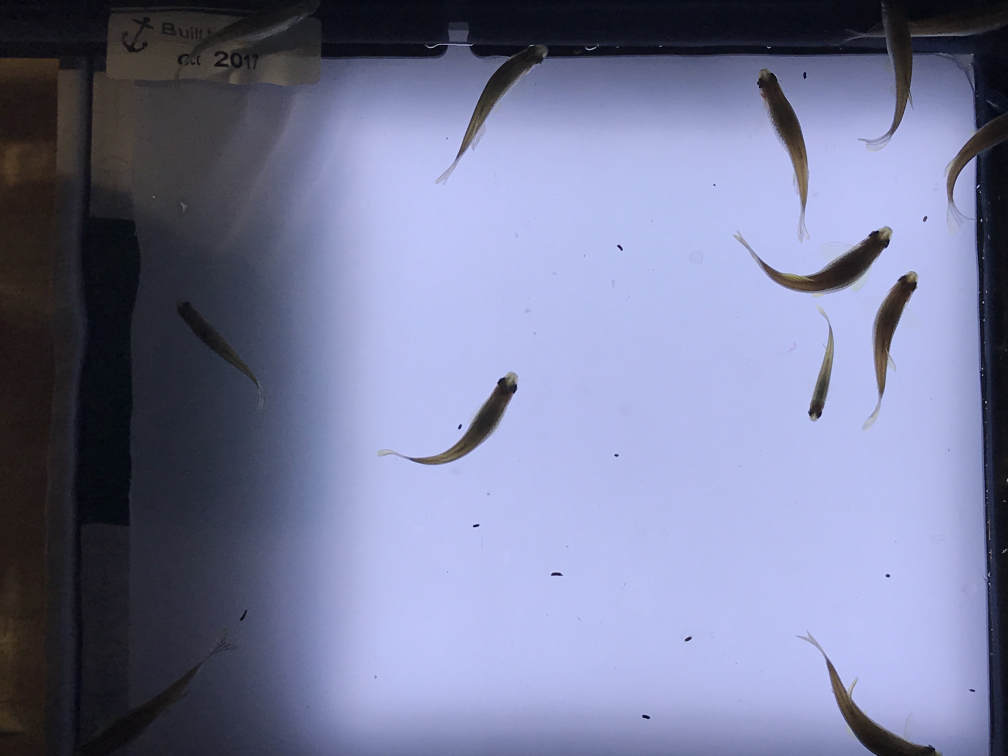
#> input picture images/zebrafish/zfish_top5.jpg, 4032 x 3024 px (shown at 1/4 size)
$ jupyter execute --allow-errors 'Process top-view zebrafish image.ipynb'   (shell and % lines are left out)   (older library calls are emulated)
#> lines starting #> are read from the running program, lines starting #| are printed output that depends on the picture; after the words box and inside, x2 and y2 are one past the last pixel; in counts of white or black regions, pixels touching at a corner belong together
[cell 1]
#import library
import cv2
import numpy as np
import matplotlib.pyplot as plt

[cell 2]
#Read an image
img_path = "images/zebrafish/zfish_top5.jpg"

img = cv2.imread(img_path)
#> img is the input picture: shape (3024, 4032, 3); mean B, G, R 154.1, 122.7, 118.7

#convert image color to RGB
img_cvt = cv2.cvtColor(img, cv2.COLOR_BGR2RGB)

#plt.figure(figsize=(8,8))
plt.imshow(img)

[cell 3]
plt.imshow(img_cvt)

[cell 4]
img.shape

[cell 5]
#Draw ROI on image
roi_top = 600
roi_bottom = 1800
roi_left = 2800
roi_right = 3800
img_cvtc = img_cvt.copy()
cv2.rectangle(img_cvtc, (roi_left, roi_top), (roi_right, roi_bottom), (0,0,255), 5)
plt.figure(figsize=(12,12))
plt.imshow(img_cvtc)

[cell 6]
#grab roi for further analysis
ROI = img_cvt[roi_top:roi_bottom, roi_left:roi_right]
plt.figure(figsize=(12,12))
plt.imshow(ROI)

[cell 7]
ROI.shape

[cell 8]
#Apply grayscale, blurring, and thresholding to ROI image
gray = cv2.cvtColor(ROI, cv2.COLOR_RGB2GRAY)
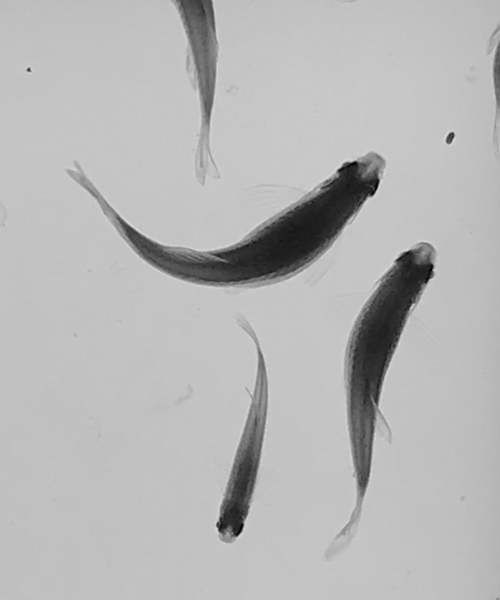
#> gray: shape (1200, 1000) (shown at 1/2 size); min 0, max 223, mean 182.6
blur = cv2.GaussianBlur(gray, (15,15), 0)
#ret, threshold = cv2.threshold(blur,0,255,cv2.THRESH_BINARY_INV+cv2.THRESH_OTSU)
ret, threshold = cv2.threshold(blur,150,255,cv2.THRESH_BINARY_INV)
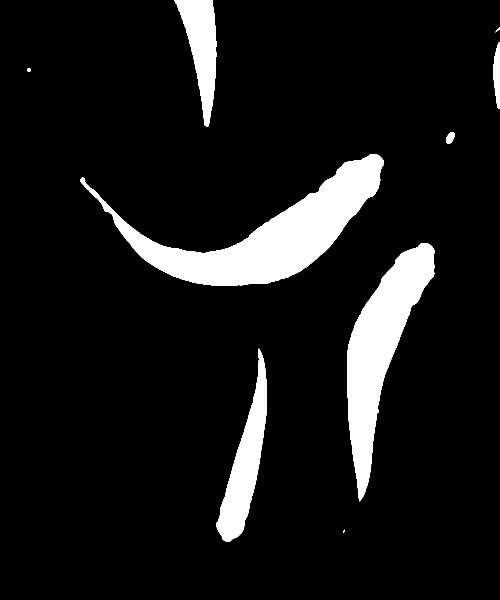
#> threshold: shape (1200, 1000) (shown at 1/2 size); 9.2% white; 9 white regions (1 under 20 px)
plt.figure(figsize=(12,12))
plt.imshow(threshold, cmap="gray")

[cell 9]
#Find contours of fish
img_contour, contours, hierarchy = cv2.findContours(threshold.copy(), cv2.RETR_EXTERNAL, cv2.CHAIN_APPROX_SIMPLE)
#> contours = 9 contours, 2 with area under 20; largest, box (x1, y1, x2, y2) and area: (160, 308, 768, 572) 47854, (694, 486, 869, 1003) 34097, (432, 697, 534, 1084) 14472, (349, 0, 433, 254) 10437, (986, 84, 1000, 218) 1182, (892, 264, 910, 288) 263, (54, 136, 62, 144) 39

[cell 10]
threshold.shape

[cell 11]
#Get area of each contour

#empty list to store fish contour
cnt_info = []

#empty map to draw fish contour
fish_contour = np.zeros(threshold.shape)

for cnt in contours:

    area = round(cv2.contourArea(cnt))

    #Filter out small non-fish object; Keep object only if its area greater than 1000
    if area > 1000 and 0 not in cnt:   #and True not in np.isin(cnt, [0, threshold.shape[1]-1, threshold.shape[0]-1]):

        #Remove fish on image edge; check if cnt coordinates is on 0 or end of axis
        #Filter out objects on left-most or right-most side
        if 0 or threshold.shape[1]-1 not in (cnt[i][0][0] for i in range(len(cnt))):

            #Filter out object on top or bottom side
            if 0 or threshold.shape[0]-1 not in (cnt[i][0][1] for i in range(len(cnt))):

                cv2.drawContours(fish_contour, [cnt], 0, 255, -1)

                #get contour centroid
                M = cv2.moments(cnt)
                cx = int(M['m10']/M['m00'])
                cy = int(M['m01']/M['m00'])
                #get contour perimeter
                perimeter = round(cv2.arcLength(cnt,True))
                #save centroid, area, and perimeter in tuple
                info = (cx, cy, area, perimeter)
                #append info to info list
                cnt_info.append(info)
#> this loop made 9 passes
#> (area, cx, cy, perimeter, info) on passes 2 to 4: (14472, 490, 929, 866, (490, 929, 14472, 866)), (34097, 760, 695, 1205, (760, 695, 34097, 1205)), (47854, 539, 468, 1648, (539, 468, 47854, 1648))
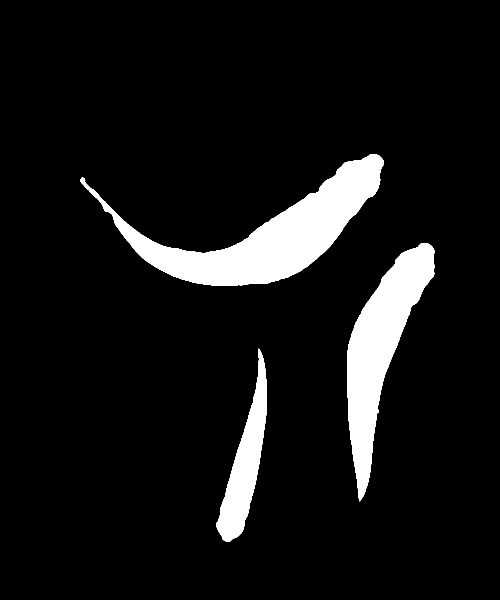
#> fish_contour: shape (1200, 1000) float64 (shown at 1/2 size); 8.2% white; 3 white regions, box (x1, y1, x2, y2) and area: (160, 308, 768, 572) 48534, (694, 486, 869, 1003) 34634, (432, 697, 534, 1084) 14866
#> after the loop, cnt_info = [(490, 929, 14472, 866), (760, 695, 34097, 1205), (539, 468, 47854, 1648)]

print(cnt_info)
#| [(490, 929, 14472, 866), (760, 695, 34097, 1205), (539, 468, 47854, 1648)]

[cell 12]
for info in cnt_info:
    print(info[0])
#> this loop made 3 passes
#> (printed output is left out)

[cell 13]
for cnt in contours:
    area = cv2.contourArea(cnt)
    print(area)
#> this loop made 9 passes
#> area on passes 2, 3, 4, 5, 6, 7, 9: 14471.5, 34097, 47854, 263, 39, 1182, 10437
#> (printed output is left out)

[cell 14]
#Find centroid
M = cv2.moments(contours[3])
#> M = moments, m00 47854, centre m10/m00, m01/m00 = (539.1, 468.3)
cx = int(M['m10']/M['m00'])
cy = int(M['m01']/M['m00'])
print(cx, cy)
#| 539 468

[cell 15]
plt.figure(figsize=(12,12))
plt.imshow(fish_contour, cmap="gray")

[cell 16]
#Extract fish from contours

fish_contour_int8 = np.uint8(fish_contour)
rest = cv2.bitwise_and(ROI, ROI, mask=fish_contour_int8)

#change black background to white
rest[np.where((rest==[0,0,0]).all(axis=2))] = [255,255,255];

#Add fish contour info to image; info[0]=cx; info[1]=cy; info[2]=area; info[3]=perimeter
font = cv2.FONT_HERSHEY_SIMPLEX
#> font = 0
for info in cnt_info:

    area_string = "area:"+str(info[2])
    cv2.putText(rest, area_string, (info[0],info[1]), font, 1, (255,0,0),2,cv2.LINE_AA)

    peri_string = "peri:"+str(info[3])
    cv2.putText(rest, peri_string, (info[0],info[1]+30), font, 1, (255,0,0),2,cv2.LINE_AA)
#> this loop made 3 passes
#> (info, area_string, peri_string) on passes 1 to 3: ((490, 929, 14472, 866), 'area:14472', 'peri:866'), ((760, 695, 34097, 1205), 'area:34097', 'peri:1205'), ((539, 468, 47854, 1648), 'area:47854', 'peri:1648')
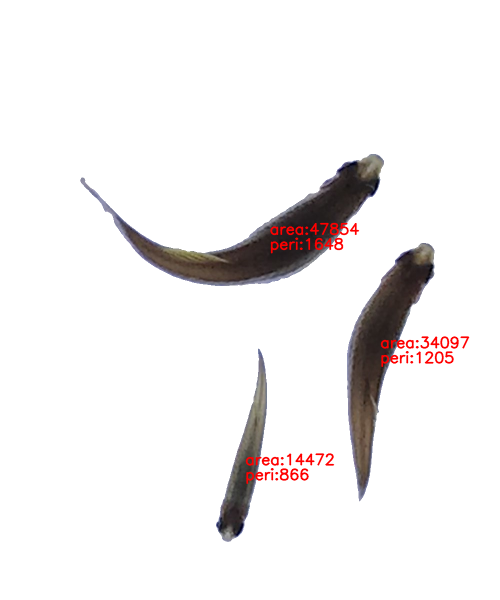
#> rest: shape (1200, 1000, 3) (shown at 1/2 size); mean R, G, B 241.1, 238.8, 238.8


#Draw centroid on one fish
#cv2.circle(rest, (cx, cy), 10, (255,0,0), -1)
#font = cv2.FONT_HERSHEY_SIMPLEX
#cv2.putText(rest,'OpenCV',(cx+10,cy-10), font, 2,(255,0,0),4,cv2.LINE_AA)

plt.figure(figsize=(12,12))
plt.imshow(rest)

[cell 17]
#run thresholding again to check fish eye
gray2 = cv2.cvtColor(rest, cv2.COLOR_RGB2GRAY)
ret, threshold2 = cv2.threshold(gray2,0,255,cv2.THRESH_BINARY+cv2.THRESH_OTSU)
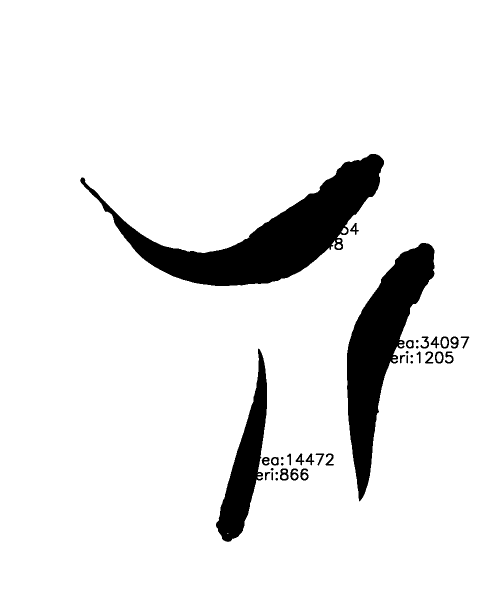
#> threshold2: shape (1200, 1000) (shown at 1/2 size); 91.4% white; 38 black regions, largest, box (x1, y1, x2, y2) and area: (160, 308, 768, 572) 48844, (694, 486, 869, 1003) 34866, (432, 697, 534, 1084) 14971
#> ret = 164
plt.figure(figsize=(12,12))
plt.imshow(threshold2, cmap="gray")

[cell 18]
#plt.figure(figsize=(12,12))
#plt.imshow(contours[2], cmap="gray")
for cnt in contours[1:9]:
    Area = cv2.contourArea(cnt)
    hull = cv2.convexHull(cnt)
    hull_area = cv2.contourArea(hull)
    print(Area, hull_area, float(Area)/float(hull_area))
#> this loop made 8 passes
#> (Area, hull_area) on passes 1, 2, 3, 4, 5, 6, 8: (14471.5, 17653), (34097, 43701), (47854, 107214), (263, 272.5), (39, 40), (1182, 1237.5), (10437, 12433.5)
#> (printed output is left out)
    #print(Area)

[cell 19]
x, y, w, h = cv2.boundingRect(contours[2])
#> x = 694; y = 486; w = 175; h = 517

[cell 20]
ROI_c = ROI.copy()
#> (the rest of this cell did not finish here and is left out)

[cell 21]
#blob detector
detector = cv2.SimpleBlobDetector_create()

#Invert bitwise image
fish_contour_invert = cv2.bitwise_not(fish_contour)
#> fish_contour_invert: shape (1200, 1000) float64; 91.83% of the values are NaN or infinite; the others: min -0.0157, max -0.0157, mean -0.0157
fish_contour_invert = np.uint8(fish_contour_invert)
#> fish_contour_invert: shape (1200, 1000); every value is 0

# Detect blobs.
keypoints = detector.detect(fish_contour_invert)
#> keypoints = ()

# Draw detected blobs as red circles.
# cv2.DRAW_MATCHES_FLAGS_DRAW_RICH_KEYPOINTS ensures the size of the circle corresponds to the size of blob
im_with_keypoints = cv2.drawKeypoints(ROI, keypoints, np.array([]), (0,0,255), cv2.DRAW_MATCHES_FLAGS_DRAW_RICH_KEYPOINTS)

[cell 22]
plt.figure(figsize=(12,12))
plt.imshow(im_with_keypoints)

[cell 23]
kernel = np.ones((3,3),np.uint8)

#sure background area
sure_bg = cv2.dilate(fish_contour, kernel, iterations=3)
#> sure_bg: shape (1200, 1000) float64; 9.3% white; 3 white regions, box (x1, y1, x2, y2) and area: (157, 305, 771, 575) 54743, (691, 483, 872, 1006) 38858, (429, 694, 537, 1087) 17847

plt.figure(figsize=(12,12))
plt.imshow(sure_bg, cmap="gray")

[cell 24]
#find sure foreground area
fish_contour_abs = cv2.convertScaleAbs(fish_contour)
dist_transform = cv2.distanceTransform(fish_contour_abs, cv2.DIST_L2, 5)
ret, sure_fg = cv2.threshold(dist_transform, 0.4*dist_transform.max(),255,0)
#> sure_fg: shape (1200, 1000) float32; 2.6% white; 3 white regions, box (x1, y1, x2, y2) and area: (328, 338, 738, 549) 19027, (717, 516, 846, 872) 11259, (458, 905, 499, 1055) 910
#> ret = 23.57

plt.figure(figsize=(12,12))
plt.imshow(sure_fg, cmap="gray")

[cell 25]
#finding unknown region
sure_bg = np.uint8(sure_bg)
sure_fg = np.uint8(sure_fg)
unknown = cv2.subtract(sure_bg,sure_fg)
#> unknown: shape (1200, 1000); 6.7% white; 3 white regions, box (x1, y1, x2, y2) and area: (157, 305, 771, 575) 35716, (691, 483, 872, 1006) 27599, (429, 694, 537, 1087) 16937
plt.figure(figsize=(12,12))
plt.imshow(unknown, cmap="gray")

[cell 26]
#marker labeling
ret, markers = cv2.connectedComponents(sure_fg)
#> markers: shape (1200, 1000) int32; 4 distinct labels, from 0 to 3
#> ret = 4
markers = markers + 1
#> markers: shape (1200, 1000) int32; 4 distinct labels, from 1 to 4
markers[unknown==255] = 0
#> markers: shape (1200, 1000) int32; 5 distinct labels, from 0 to 4

plt.figure(figsize=(12,12))
plt.imshow(markers, cmap="gray")

[cell 27]
markers = cv2.watershed(ROI, markers)
#> markers: shape (1200, 1000) int32; 5 distinct labels, from -1 to 4

plt.figure(figsize=(12,12))
plt.imshow(markers)

[cell 28]
#Use watershed algorithm to seperate connected fish

# noise removal
kernel = np.ones((3,3),np.uint8)
opening = cv2.morphologyEx(fish_contour,cv2.MORPH_OPEN,kernel, iterations = 2)
#> opening: shape (1200, 1000) float64; 8.2% white; 3 white regions, box (x1, y1, x2, y2) and area: (161, 308, 768, 572) 48523, (694, 486, 869, 999) 34616, (432, 701, 534, 1083) 14852
opening = cv2.convertScaleAbs(opening)

# sure background area
sure_bg = cv2.dilate(opening,kernel,iterations=3)
#> sure_bg: shape (1200, 1000); 9.3% white; 3 white regions, box (x1, y1, x2, y2) and area: (158, 305, 771, 575) 54710, (691, 483, 872, 1002) 38804, (429, 698, 537, 1086) 17803

# Finding sure foreground area
dist_transform = cv2.distanceTransform(opening,cv2.DIST_L2,5)
ret, sure_fg = cv2.threshold(dist_transform,0.7*dist_transform.max(),255,0)
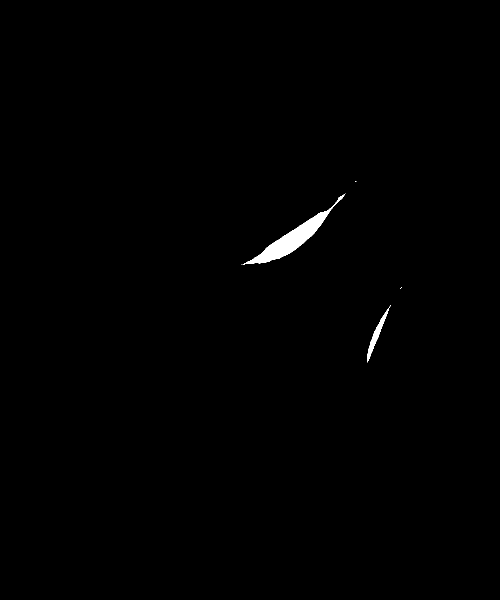
#> sure_fg: shape (1200, 1000) float32 (shown at 1/2 size); 0.49% white; 5 white regions (3 under 20 px), largest, box (x1, y1, x2, y2) and area: (485, 387, 691, 529) 5003, (735, 610, 782, 725) 887
#> ret = 41.25

# Finding unknown region
sure_fg = np.uint8(sure_fg)
unknown = cv2.subtract(sure_bg,sure_fg)
#> unknown: shape (1200, 1000); 8.8% white; 3 white regions, box (x1, y1, x2, y2) and area: (158, 305, 771, 575) 49703, (691, 483, 872, 1002) 37913, (429, 698, 537, 1086) 17803

# Marker labelling
ret, markers = cv2.connectedComponents(sure_fg)
#> markers: shape (1200, 1000) int32; 6 distinct labels, from 0 to 5
#> ret = 6

# Add one to all labels so that sure background is not 0, but 1
markers = markers+1
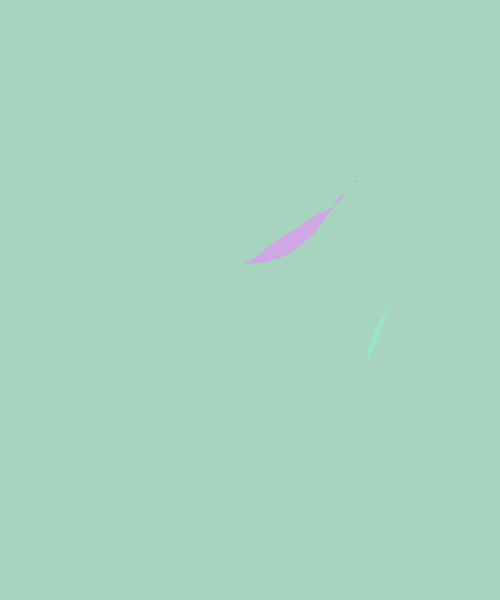
#> markers: shape (1200, 1000) int32 (shown at 1/2 size); 6 distinct labels, from 1 to 6; one colour per label, 0 black

# Now, mark the region of unknown with zero
markers[unknown==255] = 0
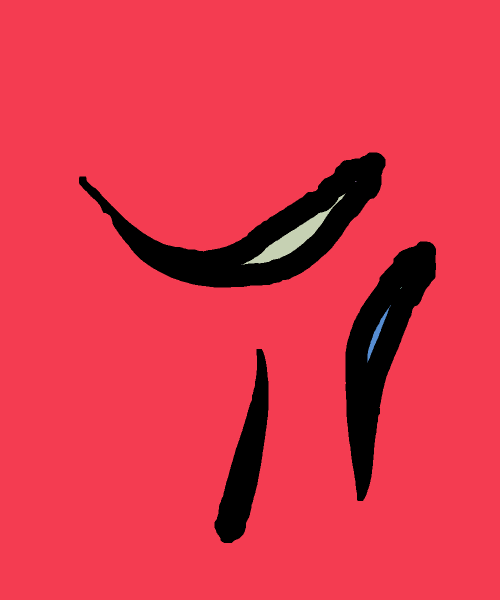
#> markers: shape (1200, 1000) int32 (shown at 1/2 size); 7 distinct labels, from 0 to 6; one colour per label, 0 black

[cell 29]
plt.figure(figsize=(12,12))
plt.imshow(markers, cmap="gray")

[cell 30]
markers = cv2.watershed(ROI,markers)
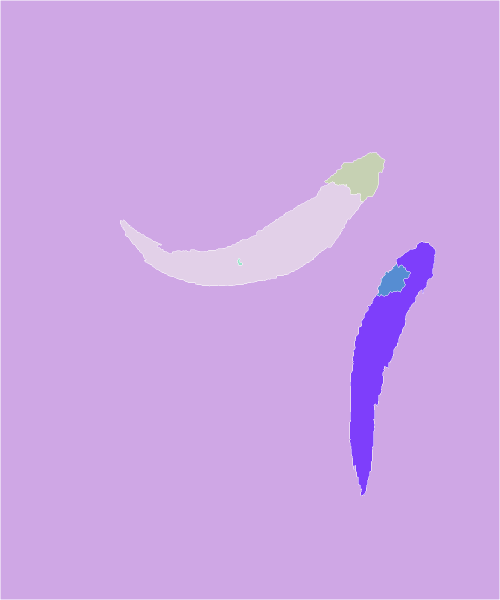
#> markers: shape (1200, 1000) int32 (shown at 1/2 size); 7 distinct labels, from -1 to 6; one colour per label, 0 black, -1 white
ROI[markers == -1] = [255,0,0]
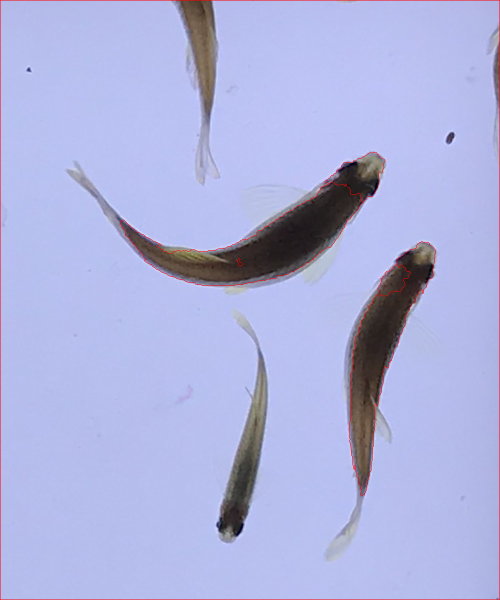
#> ROI: shape (1200, 1000, 3) (shown at 1/2 size); mean R, G, B 174, 178.5, 221.2

$ run again, with images/zebrafish/zfish_top1.jpg copied over images/zebrafish/zfish_top5.jpg
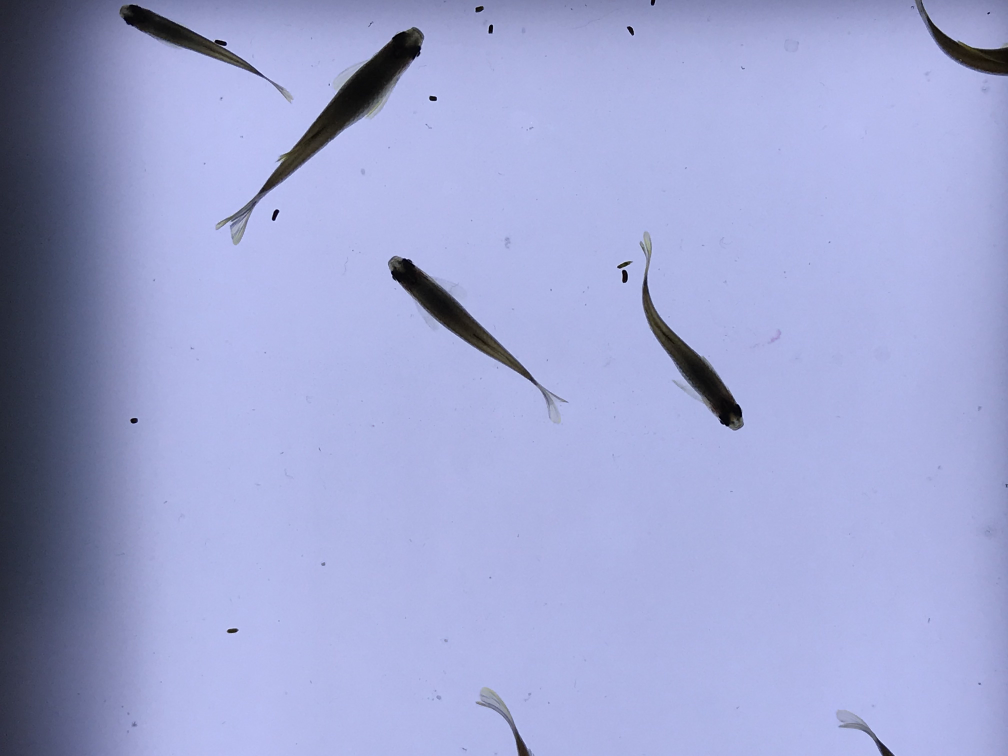
#> input picture images/zebrafish/zfish_top1.jpg, 4032 x 3024 px (shown at 1/4 size)
#> img is the input picture: shape (3024, 4032, 3); mean B, G, R 208.9, 164.9, 158.8
#> `ret, threshold = cv2.threshold(blur,150,255,cv2.THRESH_BINARY_INV)`:
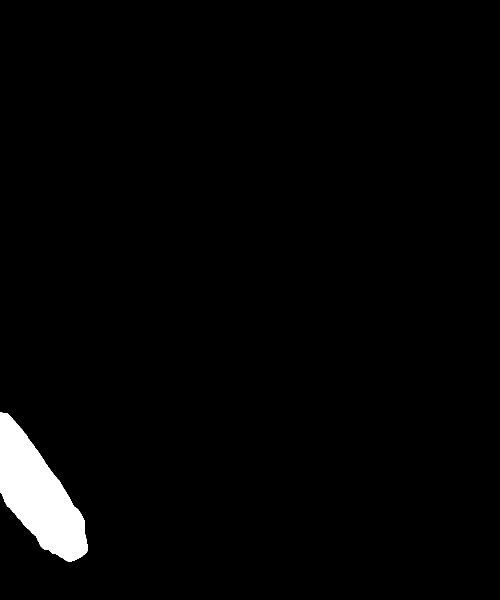
#> threshold: shape (1200, 1000) (shown at 1/2 size); 2.3% white; 1 white region
#> contours = 1 contour; box (x1, y1, x2, y2) and area: (0, 824, 176, 1123) 26670
#> the loop `for cnt in contours: ` made 1 pass
#> area on pass 1: 26670
#> after the loop `for cnt in contours:`: cnt_info = []
#> the loop `for cnt in contours:` made 1 pass
#> area on pass 1: 26670.5
#> (printed output is left out)
#> fish_contour_int8: shape (1200, 1000); every value is 0
#> font = 0
#> gray2: shape (1200, 1000); every value is 255
#> fish_contour_invert: shape (1200, 1000) float64; every value is NaN or infinite
#> keypoints = ()
#> dist_transform: shape (1200, 1000) float32; every value is 0
#> `ret, markers = cv2.connectedComponents(sure_fg)`: ret = 1
#> `ROI[markers == -1] = [255,0,0]`:
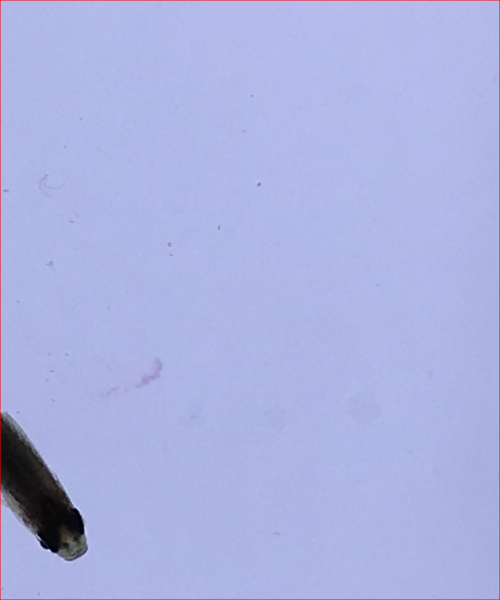
#> ROI: shape (1200, 1000, 3) (shown at 1/2 size); mean R, G, B 172.3, 178.2, 225
